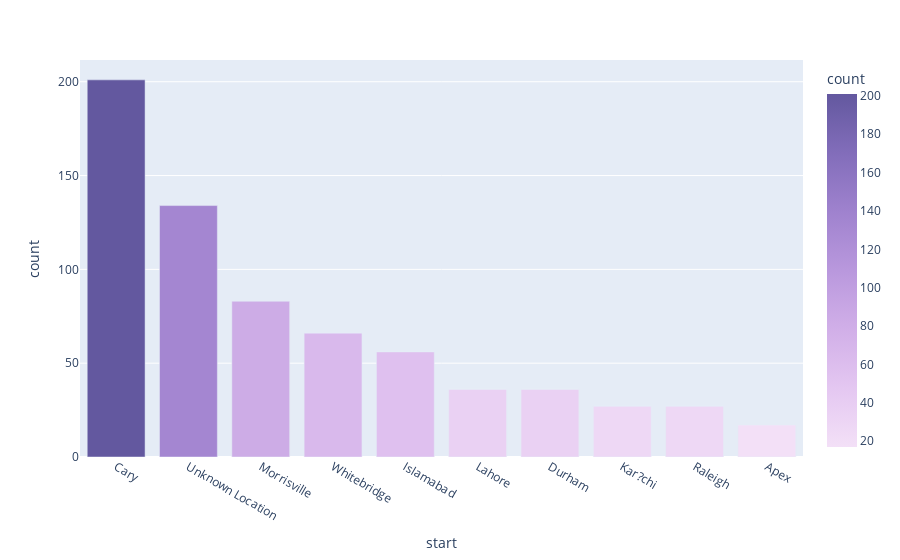

Notebook code cell kept with this figure:
### Code cell
px.bar(top_10_start, x= 'start', y= 'count', color= 'count', color_continuous_scale= 'purp')

### Figure 1 — Plotly figure (JSON) as saved in the notebook; plotly's stock layout.template omitted (floating-point values rounded to 4 significant figures)
{"data": [{"alignmentgroup": "True", "hovertemplate": "start=%{x}<br>count=%{marker.color}<extra></extra>", "legendgroup": "", "marker": {"color": [201, 134, 83, 66, 56, 36, 36, 27, 27, 17], "coloraxis": "coloraxis", "pattern": {"shape": ""}}, "name": "", "offsetgroup": "", "orientation": "v", "showlegend": false, "textposition": "auto", "type": "bar", "x": ["Cary", "Unknown Location", "Morrisville", "Whitebridge", "Islamabad", "Lahore", "Durham", "Kar?chi", "Raleigh", "Apex"], "xaxis": "x", "y": [201, 134, 83, 66, 56, 36, 36, 27, 27, 17], "yaxis": "y"}], "layout": {"barmode": "relative", "coloraxis": {"colorbar": {"title": {"text": "count"}}, "colorscale": [[0, "rgb(243, 224, 247)"], [0.1667, "rgb(228, 199, 241)"], [0.3333, "rgb(209, 175, 232)"], [0.5, "rgb(185, 152, 221)"], [0.6667, "rgb(159, 130, 206)"], [0.8333, "rgb(130, 109, 186)"], [1, "rgb(99, 88, 159)"]]}, "legend": {"tracegroupgap": 0}, "margin": {"t": 60}, "xaxis": {"anchor": "y", "domain": [0, 1], "title": {"text": "start"}}, "yaxis": {"anchor": "x", "domain": [0, 1], "title": {"text": "count"}}}}
